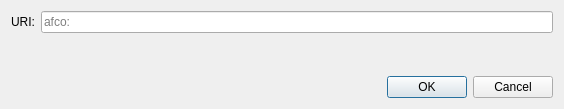
<?xml version="1.0" encoding="UTF-8"?>
<ui version="4.0">
 <class>OpenURIDialog</class>
 <widget class="QDialog" name="OpenURIDialog">
  <property name="geometry">
   <rect>
    <x>0</x>
    <y>0</y>
    <width>564</width>
    <height>109</height>
   </rect>
  </property>
  <property name="windowTitle">
   <string>Open afco URI</string>
  </property>
  <layout class="QVBoxLayout" name="verticalLayout">
   <item>
    <layout class="QHBoxLayout" name="horizontalLayout">
     <item>
      <widget class="QLabel" name="label">
       <property name="text">
        <string>URI:</string>
       </property>
      </widget>
     </item>
     <item>
      <widget class="QValidatedLineEdit" name="uriEdit">
       <property name="placeholderText">
        <string notr="true">afco:</string>
       </property>
      </widget>
     </item>
    </layout>
   </item>
   <item>
    <spacer name="verticalSpacer">
     <property name="orientation">
      <enum>Qt::Vertical</enum>
     </property>
     <property name="sizeHint" stdset="0">
      <size>
       <width>20</width>
       <height>40</height>
      </size>
     </property>
    </spacer>
   </item>
   <item>
    <widget class="QDialogButtonBox" name="buttonBox">
     <property name="orientation">
      <enum>Qt::Horizontal</enum>
     </property>
     <property name="standardButtons">
      <set>QDialogButtonBox::Cancel|QDialogButtonBox::Ok</set>
     </property>
    </widget>
   </item>
  </layout>
 </widget>
 <customwidgets>
  <customwidget>
   <class>QValidatedLineEdit</class>
   <extends>QLineEdit</extends>
   <header>qt/qvalidatedlineedit.h</header>
  </customwidget>
 </customwidgets>
 <resources/>
 <connections>
  <connection>
   <sender>buttonBox</sender>
   <signal>accepted()</signal>
   <receiver>OpenURIDialog</receiver>
   <slot>accept()</slot>
   <hints>
    <hint type="sourcelabel">
     <x>248</x>
     <y>254</y>
    </hint>
    <hint type="destinationlabel">
     <x>157</x>
     <y>274</y>
    </hint>
   </hints>
  </connection>
  <connection>
   <sender>buttonBox</sender>
   <signal>rejected()</signal>
   <receiver>OpenURIDialog</receiver>
   <slot>reject()</slot>
   <hints>
    <hint type="sourcelabel">
     <x>316</x>
     <y>260</y>
    </hint>
    <hint type="destinationlabel">
     <x>286</x>
     <y>274</y>
    </hint>
   </hints>
  </connection>
 </connections>
</ui>
